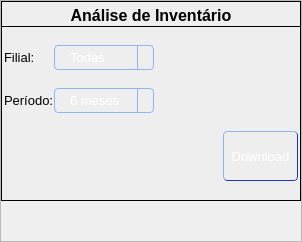
                  <widget class="QFrame" name="frame_10">
                   <property name="layoutDirection">
                    <enum>Qt::LeftToRight</enum>
                   </property>
                   <property name="autoFillBackground">
                    <bool>false</bool>
                   </property>
                   <property name="frameShape">
                    <enum>QFrame::StyledPanel</enum>
                   </property>
                   <property name="frameShadow">
                    <enum>QFrame::Raised</enum>
                   </property>
                   <layout class="QVBoxLayout" name="verticalLayout_11">
                    <property name="spacing">
                     <number>0</number>
                    </property>
                    <property name="leftMargin">
                     <number>0</number>
                    </property>
                    <property name="topMargin">
                     <number>0</number>
                    </property>
                    <property name="rightMargin">
                     <number>0</number>
                    </property>
                    <property name="bottomMargin">
                     <number>0</number>
                    </property>
                    <item>
                     <widget class="QLabel" name="label_6">
                      <property name="minimumSize">
                       <size>
                        <width>100</width>
                        <height>25</height>
                       </size>
                      </property>
                      <property name="maximumSize">
                       <size>
                        <width>16777215</width>
                        <height>25</height>
                       </size>
                      </property>
                      <property name="font">
                       <font>
                        <pointsize>12</pointsize>
                        <weight>75</weight>
                        <bold>true</bold>
                       </font>
                      </property>
                      <property name="layoutDirection">
                       <enum>Qt::LeftToRight</enum>
                      </property>
                      <property name="styleSheet">
                       <string notr="true">background-color: rgb(238, 238, 238);
border-style: solid;
border-width: 1px 1px 0 1px;
border-color: black black transparent black;</string>
                      </property>
                      <property name="frameShape">
                       <enum>QFrame::NoFrame</enum>
                      </property>
                      <property name="text">
                       <string>Análise de Inventário</string>
                      </property>
                      <property name="textFormat">
                       <enum>Qt::PlainText</enum>
                      </property>
                      <property name="alignment">
                       <set>Qt::AlignHCenter|Qt::AlignTop</set>
                      </property>
                     </widget>
                    </item>
                    <item>
                     <widget class="QFrame" name="frame_11">
                      <property name="minimumSize">
                       <size>
                        <width>300</width>
                        <height>175</height>
                       </size>
                      </property>
                      <property name="maximumSize">
                       <size>
                        <width>300</width>
                        <height>175</height>
                       </size>
                      </property>
                      <property name="styleSheet">
                       <string notr="true">background-color: rgb(238, 238, 238);</string>
                      </property>
                      <property name="frameShape">
                       <enum>QFrame::Box</enum>
                      </property>
                      <property name="frameShadow">
                       <enum>QFrame::Plain</enum>
                      </property>
                      <layout class="QGridLayout" name="gridLayout_3">
                       <property name="leftMargin">
                        <number>2</number>
                       </property>
                       <property name="topMargin">
                        <number>0</number>
                       </property>
                       <property name="rightMargin">
                        <number>2</number>
                       </property>
                       <property name="bottomMargin">
                        <number>0</number>
                       </property>
                       <property name="spacing">
                        <number>0</number>
                       </property>
                       <item row="2" column="1" alignment="Qt::AlignLeft">
                        <widget class="QComboBox" name="table_periodo_select">
                         <property name="minimumSize">
                          <size>
                           <width>100</width>
                           <height>25</height>
                          </size>
                         </property>
                         <property name="maximumSize">
                          <size>
                           <width>100</width>
                           <height>25</height>
                          </size>
                         </property>
                         <property name="font">
                          <font>
                           <pointsize>10</pointsize>
                          </font>
                         </property>
                         <property name="styleSheet">
                          <string notr="true">QComboBox {
    background-color: qlineargradient(x1:0, y1:0, x2:0, y2:1,
                      stop:0 rgb(90, 133, 250), stop:1 rgb(70, 113, 230));
    color: rgb(255, 255, 255);
    border: 1px solid rgb(140, 180, 250);
    border-radius: 4px;
    padding: 5px 15px;
}

QComboBox:hover {
    border: 1px solid rgb(160, 200, 255);
}

QComboBox::drop-down {
    subcontrol-origin: padding;
    subcontrol-position: top right;
    width: 15px;
    border-left: 1px solid rgb(140, 180, 250);
}

QComboBox::down-arrow {
    image: url(:/dependencies/seta.png);
    width: 20px;
    height: 20px;
}

QComboBox QAbstractItemView {
    border: 2px solid rgb(90, 133, 250);
    selection-background-color: rgb(70, 113, 230); /* Blue background */
    color: rgb(0, 0, 0); /* White text */
}</string>
                         </property>
                         <property name="currentText">
                          <string>6 meses</string>
                         </property>
                         <item>
                          <property name="text">
                           <string>6 meses</string>
                          </property>
                         </item>
                         <item>
                          <property name="text">
                           <string>3 meses</string>
                          </property>
                         </item>
                         <item>
                          <property name="text">
                           <string>12 meses</string>
                          </property>
                         </item>
                         <item>
                          <property name="text">
                           <string>24 meses</string>
                          </property>
                         </item>
                        </widget>
                       </item>
                       <item row="2" column="0" alignment="Qt::AlignLeft">
                        <widget class="QLabel" name="table_periodo_lable">
                         <property name="font">
                          <font>
                           <pointsize>10</pointsize>
                          </font>
                         </property>
                         <property name="layoutDirection">
                          <enum>Qt::LeftToRight</enum>
                         </property>
                         <property name="styleSheet">
                          <string notr="true">color: rgb(0, 0, 0);</string>
                         </property>
                         <property name="text">
                          <string>Período:</string>
                         </property>
                         <property name="textFormat">
                          <enum>Qt::AutoText</enum>
                         </property>
                         <property name="alignment">
                          <set>Qt::AlignLeading|Qt::AlignLeft|Qt::AlignVCenter</set>
                         </property>
                        </widget>
                       </item>
                       <item row="0" column="2">
                        <spacer name="horizontalSpacer_2">
                         <property name="orientation">
                          <enum>Qt::Horizontal</enum>
                         </property>
                         <property name="sizeHint" stdset="0">
                          <size>
                           <width>40</width>
                           <height>20</height>
                          </size>
                         </property>
                        </spacer>
                       </item>
                       <item row="0" column="1" alignment="Qt::AlignLeft">
                        <widget class="QComboBox" name="table_filial_select">
                         <property name="minimumSize">
                          <size>
                           <width>100</width>
                           <height>25</height>
                          </size>
                         </property>
                         <property name="maximumSize">
                          <size>
                           <width>100</width>
                           <height>25</height>
                          </size>
                         </property>
                         <property name="font">
                          <font>
                           <pointsize>10</pointsize>
                          </font>
                         </property>
                         <property name="styleSheet">
                          <string notr="true">QComboBox {
    background-color: qlineargradient(x1:0, y1:0, x2:0, y2:1,
                      stop:0 rgb(90, 133, 250), stop:1 rgb(70, 113, 230));
    color: rgb(255, 255, 255);
    border: 1px solid rgb(140, 180, 250);
    border-radius: 4px;
    padding: 5px 15px;
}

QComboBox:hover {
    border: 1px solid rgb(160, 200, 255);
}

QComboBox::drop-down {
    subcontrol-origin: padding;
    subcontrol-position: top right;
    width: 15px;
    border-left: 1px solid rgb(140, 180, 250);
}

QComboBox::down-arrow {
    image: url(:/dependencies/seta.png);
    width: 20px;
    height: 20px;
}

QComboBox QAbstractItemView {
    border: 2px solid rgb(90, 133, 250);
    selection-background-color: rgb(70, 113, 230); /* Blue background */
    color: rgb(0, 0, 0); /* White text */
}</string>
                         </property>
                         <property name="currentText">
                          <string>Todas</string>
                         </property>
                         <item>
                          <property name="text">
                           <string>Todas</string>
                          </property>
                         </item>
                         <item>
                          <property name="text">
                           <string>0101</string>
                          </property>
                         </item>
                         <item>
                          <property name="text">
                           <string>0103</string>
                          </property>
                         </item>
                         <item>
                          <property name="text">
                           <string>0104</string>
                          </property>
                         </item>
                         <item>
                          <property name="text">
                           <string>0105</string>
                          </property>
                         </item>
                        </widget>
                       </item>
                       <item row="0" column="0" alignment="Qt::AlignLeft">
                        <widget class="QLabel" name="label_2">
                         <property name="maximumSize">
                          <size>
                           <width>50</width>
                           <height>16777215</height>
                          </size>
                         </property>
                         <property name="font">
                          <font>
                           <pointsize>10</pointsize>
                          </font>
                         </property>
                         <property name="layoutDirection">
                          <enum>Qt::LeftToRight</enum>
                         </property>
                         <property name="styleSheet">
                          <string notr="true">color: rgb(0, 0, 0);</string>
                         </property>
                         <property name="text">
                          <string>Filial:</string>
                         </property>
                         <property name="textFormat">
                          <enum>Qt::AutoText</enum>
                         </property>
                         <property name="alignment">
                          <set>Qt::AlignLeading|Qt::AlignLeft|Qt::AlignVCenter</set>
                         </property>
                        </widget>
                       </item>
                       <item row="3" column="2" alignment="Qt::AlignRight">
                        <widget class="QPushButton" name="start_table_button">
                         <property name="minimumSize">
                          <size>
                           <width>75</width>
                           <height>50</height>
                          </size>
                         </property>
                         <property name="maximumSize">
                          <size>
                           <width>75</width>
                           <height>50</height>
                          </size>
                         </property>
                         <property name="font">
                          <font>
                           <pointsize>10</pointsize>
                          </font>
                         </property>
                         <property name="focusPolicy">
                          <enum>Qt::WheelFocus</enum>
                         </property>
                         <property name="autoFillBackground">
                          <bool>false</bool>
                         </property>
                         <property name="styleSheet">
                          <string notr="true">QPushButton {
    background-color: qlineargradient(x1:0, y1:0, x2:0, y2:1,
                      stop:0 rgb(90, 133, 250), stop:1 rgb(70, 113, 230));
    color: rgb(255, 255, 255);
    border-top: 1px solid rgb(140, 180, 250);
    border-left: 1px solid rgb(140, 180, 250);
    border-bottom: 1px solid rgb(30, 53, 190);
    border-right: 1px solid rgb(30, 53, 190);
    border-radius: 4px;
    box-shadow: 5px 5px 10px rgba(0, 0, 0, 0.3);
    text-align: center;
}

QPushButton:pressed {
    background-color: qlineargradient(x1:0, y1:0, x2:0, y2:1,
                      stop:0 rgb(60, 93, 210), stop:1 rgb(50, 83, 200));
    box-shadow: 2px 2px 5px rgba(0, 0, 0, 0.2); /* Smaller shadow for pressed state */
    border-top: 1px solid rgb(120, 160, 230);
    border-bottom: 1px solid rgb(20, 43, 180);
}
</string>
                         </property>
                         <property name="text">
                          <string>Download</string>
                         </property>
                         <property name="default">
                          <bool>true</bool>
                         </property>
                         <property name="flat">
                          <bool>true</bool>
                         </property>
                        </widget>
                       </item>
                      </layout>
                     </widget>
                    </item>
                    <item>
                     <spacer name="verticalSpacer_15">
                      <property name="orientation">
                       <enum>Qt::Vertical</enum>
                      </property>
                      <property name="sizeHint" stdset="0">
                       <size>
                        <width>20</width>
                        <height>40</height>
                       </size>
                      </property>
                     </spacer>
                    </item>
                   </layout>
                  </widget>
